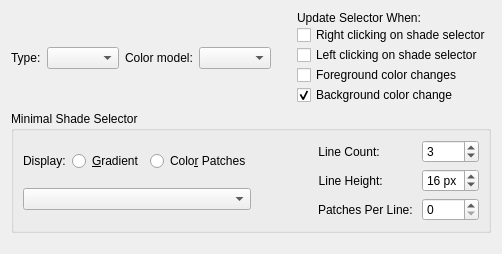
     <widget class="QWidget" name="tabShadeSelector">
      <attribute name="title">
       <string>Shade Selector</string>
      </attribute>
      <layout class="QVBoxLayout" name="verticalLayout_9">
       <item>
        <layout class="QHBoxLayout" name="horizontalLayout_11">
         <item>
          <layout class="QVBoxLayout" name="verticalLayout_8">
           <item>
            <layout class="QGridLayout" name="gridLayout_3">
             <item row="0" column="0">
              <widget class="QLabel" name="label_16">
               <property name="text">
                <string>Type:</string>
               </property>
              </widget>
             </item>
             <item row="0" column="2">
              <widget class="QLabel" name="myPaintColorModelLabel">
               <property name="text">
                <string>Color model:</string>
               </property>
              </widget>
             </item>
             <item row="0" column="1">
              <widget class="QComboBox" name="ACSShadeSelectorTypeComboBox"/>
             </item>
             <item row="0" column="3">
              <widget class="QComboBox" name="ACSshadeSelectorMyPaintColorModelComboBox"/>
             </item>
            </layout>
           </item>
          </layout>
         </item>
         <item>
          <spacer name="horizontalSpacer_5">
           <property name="orientation">
            <enum>Qt::Horizontal</enum>
           </property>
           <property name="sizeHint" stdset="0">
            <size>
             <width>20</width>
             <height>20</height>
            </size>
           </property>
          </spacer>
         </item>
         <item>
          <layout class="QVBoxLayout" name="verticalLayout_7">
           <property name="spacing">
            <number>0</number>
           </property>
           <item>
            <widget class="QLabel" name="label_7">
             <property name="sizePolicy">
              <sizepolicy hsizetype="Preferred" vsizetype="Fixed">
               <horstretch>0</horstretch>
               <verstretch>0</verstretch>
              </sizepolicy>
             </property>
             <property name="text">
              <string>Update Selector When:</string>
             </property>
            </widget>
           </item>
           <item>
            <widget class="QCheckBox" name="shadeSelectorUpdateOnRightClick">
             <property name="text">
              <string>Right clicking on shade selector</string>
             </property>
            </widget>
           </item>
           <item>
            <widget class="QCheckBox" name="shadeSelectorUpdateOnLeftClick">
             <property name="text">
              <string>Left clicking on shade selector</string>
             </property>
            </widget>
           </item>
           <item>
            <widget class="QCheckBox" name="shadeSelectorUpdateOnForeground">
             <property name="toolTip">
              <string>this doesn't include a color change by the shade selector</string>
             </property>
             <property name="text">
              <string>Foreground color changes</string>
             </property>
             <property name="checked">
              <bool>false</bool>
             </property>
            </widget>
           </item>
           <item>
            <widget class="QCheckBox" name="shadeSelectorUpdateOnBackground">
             <property name="toolTip">
              <string>this doesn't include a color change by the shade selector</string>
             </property>
             <property name="text">
              <string>Background color change</string>
             </property>
             <property name="checked">
              <bool>true</bool>
             </property>
            </widget>
           </item>
          </layout>
         </item>
        </layout>
       </item>
       <item>
        <widget class="QGroupBox" name="minimalShadeSelectorGroup">
         <property name="sizePolicy">
          <sizepolicy hsizetype="Preferred" vsizetype="Minimum">
           <horstretch>0</horstretch>
           <verstretch>0</verstretch>
          </sizepolicy>
         </property>
         <property name="title">
          <string>Minimal Shade Selector</string>
         </property>
         <layout class="QHBoxLayout" name="horizontalLayout_10">
          <item>
           <layout class="QVBoxLayout" name="verticalLayout_6">
            <item>
             <layout class="QHBoxLayout" name="horizontalLayout_9">
              <item>
               <widget class="QLabel" name="label_15">
                <property name="sizePolicy">
                 <sizepolicy hsizetype="Preferred" vsizetype="Fixed">
                  <horstretch>0</horstretch>
                  <verstretch>0</verstretch>
                 </sizepolicy>
                </property>
                <property name="text">
                 <string>Display:</string>
                </property>
               </widget>
              </item>
              <item>
               <widget class="QRadioButton" name="minimalShadeSelectorAsGradient">
                <property name="text">
                 <string>&amp;Gradient</string>
                </property>
               </widget>
              </item>
              <item>
               <widget class="QRadioButton" name="minimalShadeSelectorAsColorPatches">
                <property name="text">
                 <string>Colo&amp;r Patches</string>
                </property>
               </widget>
              </item>
             </layout>
            </item>
            <item>
             <widget class="KisShadeSelectorLinesSettings" name="minimalShadeSelectorLineSettings">
              <property name="sizePolicy">
               <sizepolicy hsizetype="Preferred" vsizetype="Fixed">
                <horstretch>0</horstretch>
                <verstretch>0</verstretch>
               </sizepolicy>
              </property>
             </widget>
            </item>
           </layout>
          </item>
          <item>
           <spacer name="horizontalSpacer_4">
            <property name="orientation">
             <enum>Qt::Horizontal</enum>
            </property>
            <property name="sizeHint" stdset="0">
             <size>
              <width>59</width>
              <height>20</height>
             </size>
            </property>
           </spacer>
          </item>
          <item>
           <layout class="QFormLayout" name="formLayout_3">
            <item row="0" column="0">
             <widget class="QLabel" name="label_2">
              <property name="text">
               <string>Line Count: </string>
              </property>
              <property name="alignment">
               <set>Qt::AlignRight|Qt::AlignTrailing|Qt::AlignVCenter</set>
              </property>
             </widget>
            </item>
            <item row="0" column="1">
             <widget class="KisIntParseSpinBox" name="minimalShadeSelectorLineCount">
              <property name="minimum">
               <number>1</number>
              </property>
              <property name="maximum">
               <number>10</number>
              </property>
              <property name="value">
               <number>3</number>
              </property>
             </widget>
            </item>
            <item row="1" column="0">
             <widget class="QLabel" name="label_6">
              <property name="text">
               <string>Line Height: </string>
              </property>
              <property name="alignment">
               <set>Qt::AlignRight|Qt::AlignTrailing|Qt::AlignVCenter</set>
              </property>
             </widget>
            </item>
            <item row="1" column="1">
             <widget class="KisIntParseSpinBox" name="minimalShadeSelectorLineHeight">
              <property name="suffix">
               <string> px</string>
              </property>
              <property name="minimum">
               <number>8</number>
              </property>
              <property name="maximum">
               <number>99</number>
              </property>
              <property name="value">
               <number>16</number>
              </property>
             </widget>
            </item>
            <item row="2" column="0">
             <widget class="QLabel" name="patchesPerLineLabel">
              <property name="text">
               <string>Patches Per Line: </string>
              </property>
              <property name="alignment">
               <set>Qt::AlignRight|Qt::AlignTrailing|Qt::AlignVCenter</set>
              </property>
             </widget>
            </item>
            <item row="2" column="1">
             <widget class="KisIntParseSpinBox" name="minimalShadeSelectorPatchesPerLine"/>
            </item>
           </layout>
          </item>
         </layout>
        </widget>
       </item>
       <item>
        <spacer name="verticalSpacer_5">
         <property name="orientation">
          <enum>Qt::Vertical</enum>
         </property>
         <property name="sizeType">
          <enum>QSizePolicy::MinimumExpanding</enum>
         </property>
         <property name="sizeHint" stdset="0">
          <size>
           <width>20</width>
           <height>10</height>
          </size>
         </property>
        </spacer>
       </item>
      </layout>
     </widget>
